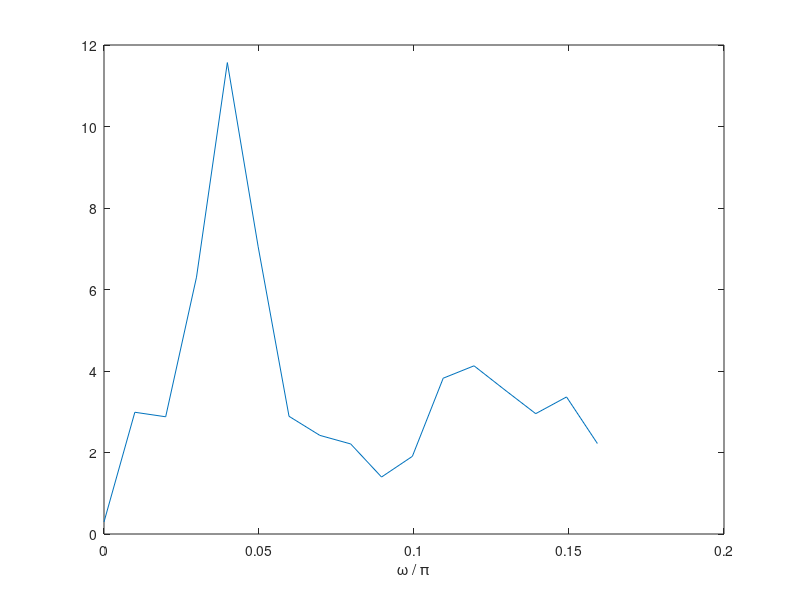

Write MATLAB code to recreate this figure.
% rng default
% n = 0:319;
% x = cos(pi/4*n)+randn(size(n));
% sprintf('%.10f\n', x)

load("x1.dat")

[pxx,w] = pwelch(x1);

plot(w/pi, 10*log10(pxx))
xlabel('\omega / \pi')

% sprintf('%.10f\n', x)
% sprintf('%.10f\n', pxx)
% sprintf('%.10f\n', w)
